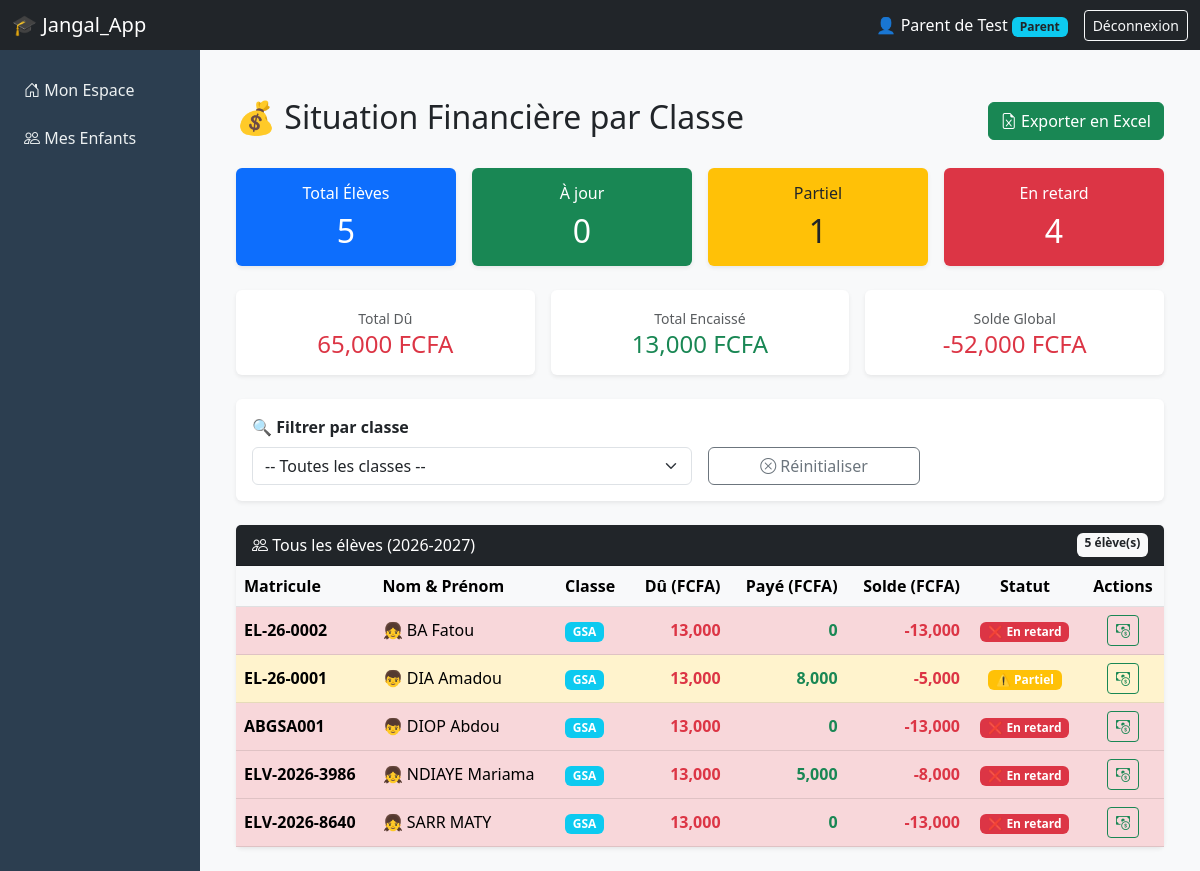
The page /financial/financial_status (signed in) on the database its author committed.
### tables this page shows
CREATE TABLE users (
    id INTEGER PRIMARY KEY AUTOINCREMENT,
    uuid TEXT UNIQUE NOT NULL,
    school_id INTEGER,
    username TEXT UNIQUE NOT NULL,
    password_hash TEXT NOT NULL,
    role TEXT NOT NULL,
    full_name TEXT,
    email TEXT,
    phone TEXT,
    photo_path TEXT,
    is_active INTEGER DEFAULT 1,
    created_at TIMESTAMP DEFAULT CURRENT_TIMESTAMP,
    synced INTEGER DEFAULT 0
);

CREATE TABLE academic_years (
    id INTEGER PRIMARY KEY AUTOINCREMENT,
    uuid TEXT UNIQUE NOT NULL,
    school_id INTEGER,
    label TEXT NOT NULL,
    start_date DATE,
    end_date DATE,
    is_current INTEGER DEFAULT 0,
    created_at TIMESTAMP DEFAULT CURRENT_TIMESTAMP,
    synced INTEGER DEFAULT 0
);

CREATE TABLE students (
    id INTEGER PRIMARY KEY AUTOINCREMENT,
    uuid TEXT UNIQUE NOT NULL,
    school_id INTEGER,
    matricule TEXT UNIQUE NOT NULL,
    first_name TEXT NOT NULL,
    last_name TEXT NOT NULL,
    date_of_birth DATE,
    gender TEXT,
    photo_path TEXT,
    address TEXT,
    phone TEXT,
    email TEXT,
    parent_ids TEXT,
    created_at TIMESTAMP DEFAULT CURRENT_TIMESTAMP,
    synced INTEGER DEFAULT 0
);

CREATE TABLE classes (
    id INTEGER PRIMARY KEY AUTOINCREMENT,
    uuid TEXT UNIQUE NOT NULL,
    level_id INTEGER,
    label TEXT NOT NULL,
    main_teacher_id INTEGER,
    room TEXT,
    capacity INTEGER,
    created_at TIMESTAMP DEFAULT CURRENT_TIMESTAMP,
    synced INTEGER DEFAULT 0
);

### app/financial/routes.py (the view)
@financial_bp.route('/financial_status')
@login_required
def financial_status():
    conn = get_db()
    cursor = conn.cursor()
    current_year = get_current_academic_year(current_user.school_id or 1)
    year_id = current_year['id'] if current_year else None
    selected_class_id = request.args.get('class_id', type=int)
    cursor.execute("SELECT id, label FROM classes ORDER BY label ASC")
    classes = cursor.fetchall()
    if selected_class_id:
        cursor.execute("""
            SELECT s.id, s.matricule, s.first_name, s.last_name, s.gender,
                   c.label as class_name, l.name as level_name, l.id as level_id
            FROM students s
            JOIN enrollments e ON s.id = e.student_id
            JOIN classes c ON e.class_id = c.id
            JOIN levels l ON c.level_id = l.id
            WHERE e.class_id = ? AND e.academic_year_id = ? AND e.status = 'active'
            ORDER BY s.last_name ASC
        """, (selected_class_id, year_id))
    else:
        cursor.execute("""
            SELECT s.id, s.matricule, s.first_name, s.last_name, s.gender,
                   c.label as class_name, l.name as level_name, l.id as level_id
            FROM students s
            JOIN enrollments e ON s.id = e.student_id
            JOIN classes c ON e.class_id = c.id
            JOIN levels l ON c.level_id = l.id
            WHERE e.academic_year_id = ? AND e.status = 'active'
            ORDER BY c.label, s.last_name ASC
        """, (year_id,))
    students = cursor.fetchall()
    financial_data = []
    total_due = 0
    total_paid = 0
    total_balance = 0
    for student in students:
        student_id = student['id']
        level_id = student['level_id']
        cursor.execute("SELECT COALESCE(SUM(amount), 0) as total_fees FROM fees WHERE level_id = ? AND academic_year_id = ?", (level_id, year_id))
        fees_result = cursor.fetchone()
        amount_due = fees_result['total_fees'] if fees_result else 0
        cursor.execute("SELECT COALESCE(SUM(amount), 0) as total_paid FROM payments WHERE student_id = ?", (student_id,))
        paid_result = cursor.fetchone()
        amount_paid = paid_result['total_paid'] if paid_result else 0
        balance = amount_paid - amount_due
        if amount_due == 0:
            status, status_label, status_color = 'no_fees', 'Non défini', 'secondary'
        elif balance >= 0:
            status, status_label, status_color = 'up_to_date', '✅ À jour', 'success'
        elif balance >= -amount_due * 0.5:
            status, status_label, status_color = 'partial', '⚠️ Partiel', 'warning'
        else:
            status, status_label, status_color = 'overdue', '❌ En retard', 'danger'
        financial_data.append({
            'student_id': student_id, 'matricule': student['matricule'],
            'full_name': f"{student['last_name']} {student['first_name']}",
            'class_name': student['class_name'], 'gender': student['gender'],
            'amount_due': amount_due, 'amount_paid': amount_paid, 'balance': balance,
            'status': status, 'status_label': status_label, 'status_color': status_color
        })
        total_due += amount_due
        total_paid += amount_paid
        total_balance += balance
    conn.close()
    stats = {
        'total_students': len(financial_data),
        'up_to_date': sum(1 for s in financial_data if s['status'] == 'up_to_date'),
        'partial': sum(1 for s in financial_data if s['status'] == 'partial'),
        'overdue': sum(1 for s in financial_data if s['status'] == 'overdue'),
        'total_due': total_due, 'total_paid': total_paid, 'total_balance': total_balance
    }
    return render_template('financial/financial_status.html',
                          financial_data=financial_data, classes=classes,
                          selected_class_id=selected_class_id, stats=stats, current_year=current_year)

### app/templates/financial/financial_status.html (shortened to what this page needs)
{% extends "base.html" %}
{% block content %}
<div class="container-fluid mt-4">
    <div class="d-flex justify-content-between align-items-center mb-4">
        <h2>💰 Situation Financière par Classe</h2>
        <a href="{{ url_for('financial.export_financial_status', class_id=selected_class_id) }}" class="btn btn-success">
            <i class="bi bi-file-earmark-excel"></i> Exporter en Excel
        </a>
    </div>
    <div class="row g-3 mb-4">
        <div class="col-md-3">
            <div class="card border-0 shadow-sm bg-primary text-white">
                <div class="card-body text-center">
                    <h6 class="card-title">Total Élèves</h6>
                    <h2 class="mb-0">{{ stats.total_students }}</h2>
                </div>
            </div>
        </div>
        <div class="col-md-3">
            <div class="card border-0 shadow-sm bg-success text-white">
                <div class="card-body text-center">
                    <h6 class="card-title">À jour</h6>
                    <h2 class="mb-0">{{ stats.up_to_date }}</h2>
                </div>
            </div>
        </div>
        <div class="col-md-3">
            <div class="card border-0 shadow-sm bg-warning text-dark">
                <div class="card-body text-center">
                    <h6 class="card-title">Partiel</h6>
                    <h2 class="mb-0">{{ stats.partial }}</h2>
                </div>
            </div>
        </div>
        <div class="col-md-3">
            <div class="card border-0 shadow-sm bg-danger text-white">
                <div class="card-body text-center">
                    <h6 class="card-title">En retard</h6>
                    <h2 class="mb-0">{{ stats.overdue }}</h2>
                </div>
            </div>
        </div>
    </div>
    <div class="row g-3 mb-4">
        <div class="col-md-4">
            <div class="card border-0 shadow-sm">
                <div class="card-body text-center">
                    <small class="text-muted">Total Dû</small>
                    <h4 class="text-danger mb-0">{{ "{:,.0f}".format(stats.total_due) }} FCFA</h4>
                </div>
            </div>
        </div>
        <div class="col-md-4">
            <div class="card border-0 shadow-sm">
                <div class="card-body text-center">
                    <small class="text-muted">Total Encaissé</small>
                    <h4 class="text-success mb-0">{{ "{:,.0f}".format(stats.total_paid) }} FCFA</h4>
                </div>
            </div>
        </div>
        <div class="col-md-4">
            <div class="card border-0 shadow-sm">
                <div class="card-body text-center">
                    <small class="text-muted">Solde Global</small>
                    <h4 class="{{ 'text-success' if stats.total_balance >= 0 else 'text-danger' }} mb-0">
                        {{ "{:,.0f}".format(stats.total_balance) }} FCFA
                    </h4>
                </div>
            </div>
        </div>
    </div>
    <div class="card border-0 shadow-sm mb-4">
        <div class="card-body">
            <form method="GET" class="row g-3 align-items-end">
                <div class="col-md-6">
                    <label class="form-label fw-bold">🔍 Filtrer par classe</label>
                    <select name="class_id" class="form-select" onchange="this.form.submit()">
                        <option value="">-- Toutes les classes --</option>
                    </select>
                </div>
                <div class="col-md-3">
                    <a href="{{ url_for('financial.financial_status') }}" class="btn btn-outline-secondary w-100">
                        <i class="bi bi-x-circle"></i> Réinitialiser
                    </a>
                </div>
            </form>
        </div>
    </div>
    <div class="card border-0 shadow-sm">
        <div class="card-header bg-dark text-white d-flex justify-content-between">
            <span>
                <i class="bi bi-people"></i>
                {% if selected_class_id %}
                    Élèves de la classe sélectionnée
                {% else %}
                    Tous les élèves ({{ current_year.label }})
                {% endif %}
            </span>
            <span class="badge bg-light text-dark">{{ financial_data | length }} élève(s)</span>
        </div>
        <div class="card-body p-0">
            <div class="table-responsive">
                <table class="table table-hover mb-0 align-middle">
                    <thead class="table-light">
                        <tr>
                            <th>Matricule</th>
                            <th>Nom & Prénom</th>
                            <th>Classe</th>
                            <th class="text-end">Dû (FCFA)</th>
                            <th class="text-end">Payé (FCFA)</th>
                            <th class="text-end">Solde (FCFA)</th>
                            <th class="text-center">Statut</th>
                            <th class="text-center">Actions</th>
                        </tr>
                    </thead>
                    <tbody>
                        {% for s in financial_data %}
                        <tr class="{{ 'table-danger' if s.status == 'overdue' else 'table-warning' if s.status == 'partial' else '' }}">
                            <td><strong>{{ s.matricule }}</strong></td>
                            <td>
                                <span class="{{ 'text-primary' if s.gender == 'M' else 'text-danger' }}">
                                    {{ '👦' if s.gender == 'M' else '👧' }}
                                </span>
                                {{ s.full_name }}
                            </td>
                            <td><span class="badge bg-info">{{ s.class_name }}</span></td>
                            <td class="text-end text-danger fw-bold">{{ "{:,.0f}".format(s.amount_due) }}</td>
                            <td class="text-end text-success fw-bold">{{ "{:,.0f}".format(s.amount_paid) }}</td>
                            <td class="text-end fw-bold {{ 'text-success' if s.balance >= 0 else 'text-danger' }}">
                                {{ "{:,.0f}".format(s.balance) }}
                            </td>
                            <td class="text-center">
                                <span class="badge bg-{{ s.status_color }}">{{ s.status_label }}</span>
                            </td>
                            <td class="text-center">
                                <a href="{{ url_for('financial.record_payment') }}" class="btn btn-sm btn-outline-success" title="Enregistrer un paiement">
                                    <i class="bi bi-cash-coin"></i>
                                </a>
                            </td>
                        </tr>
                        {% else %}
                        <tr><td colspan="8" class="text-center text-muted py-4">Aucun élève trouvé.</td></tr>
                        {% endfor %}
                    </tbody>
                </table>
            </div>
        </div>
    </div>
</div>
{% endblock %}

### app/templates/base.html (shortened to what this page needs)
<!DOCTYPE html>
<html lang="fr" dir="ltr">
<head>
    <link href="https://cdn.jsdelivr.net/npm/bootstrap@5.3.0/dist/css/bootstrap.min.css" rel="stylesheet">
    <link rel="stylesheet" href="https://cdn.jsdelivr.net/npm/bootstrap-icons@1.10.0/font/bootstrap-icons.css">
</head>
<body>
{% if current_user.is_authenticated %}
<nav class="navbar navbar-dark bg-dark sticky-top">
    <div class="container-fluid">
        <span class="navbar-brand mb-0 h1 mx-auto mx-md-0">🎓 Jangal_App</span>
        <div class="d-flex align-items-center text-white">
            <span class="me-3 d-none d-sm-inline">
                👤 {{ current_user.full_name or current_user.username }}
                <span class="badge bg-info text-dark">
                    {% if current_user.role == 'super_admin' %}Super Admin
                    {% elif current_user.role == 'director' %}Directeur
                    {% elif current_user.role == 'teacher' %}Enseignant
                    {% elif current_user.role == 'parent' %}Parent
                    {% elif current_user.role == 'accountant' %}Comptable
                    {% else %}{{ current_user.role | capitalize }}{% endif %}
                </span>
            </span>
            <a href="{{ url_for('auth.logout') }}" class="btn btn-outline-light btn-sm">Déconnexion</a>
        </div>
    </div>
</nav>
<div class="container-fluid flex-grow-1">
    <div class="row h-100">
        <nav id="sidebarMenu" class="col-md-3 col-lg-2 d-md-block sidebar collapse p-0">
            <div class="position-sticky pt-3">
                <ul class="nav flex-column">
                    {% if current_user.role == 'parent' %}
                        <li class="nav-item"><a class="nav-link" href="{{ url_for('parent.dashboard') }}"><i class="bi bi-house-door"></i> Mon Espace</a></li>
                        <li class="nav-item"><a class="nav-link" href="{{ url_for('parent.dashboard') }}"><i class="bi bi-people"></i> Mes Enfants</a></li>
                    {% endif %}
                </ul>
            </div>
        </nav>
        <main class="col-md-9 ms-sm-auto col-lg-10 px-md-4 py-4 bg-light">
            {% block content %}{% endblock %}
        </main>
    </div>
</div>
{% endif %}
</body>
</html>

### rows shown on the page
users: full_name "Parent de Test"
academic_years: label "2026-2027"
students: matricule "EL-26-0002", gender "👧", full_name "BA Fatou", class_name "GSA", amount_due "13,000", amount_paid "0", balance "-13,000", status_label "❌ En retard"
students: matricule "EL-26-0001", gender "👦", full_name "DIA Amadou", class_name "GSA", amount_due "13,000", amount_paid "8,000", balance "-5,000", status_label "⚠️ Partiel"
students: matricule "ABGSA001", gender "👦", full_name "DIOP Abdou", class_name "GSA", amount_due "13,000", amount_paid "0", balance "-13,000", status_label "❌ En retard"
students: matricule "ELV-2026-3986", gender "👧", full_name "NDIAYE Mariama", class_name "GSA", amount_due "13,000", amount_paid "5,000", balance "-8,000", status_label "❌ En retard"
students: matricule "ELV-2026-8640", gender "👧", full_name "SARR MATY", class_name "GSA", amount_due "13,000", amount_paid "0", balance "-13,000", status_label "❌ En retard"

### other values the page prints
{{ stats.total_students }} "5"
{{ stats.up_to_date }} "0"
{{ stats.partial }} "1"
{{ stats.overdue }} "4"
{{ "{:,.0f}".format(stats.total_due) }} "65,000"
{{ "{:,.0f}".format(stats.total_paid) }} "13,000"
{{ "{:,.0f}".format(stats.total_balance) }} "-52,000"
{{ financial_data | length }} "5"
